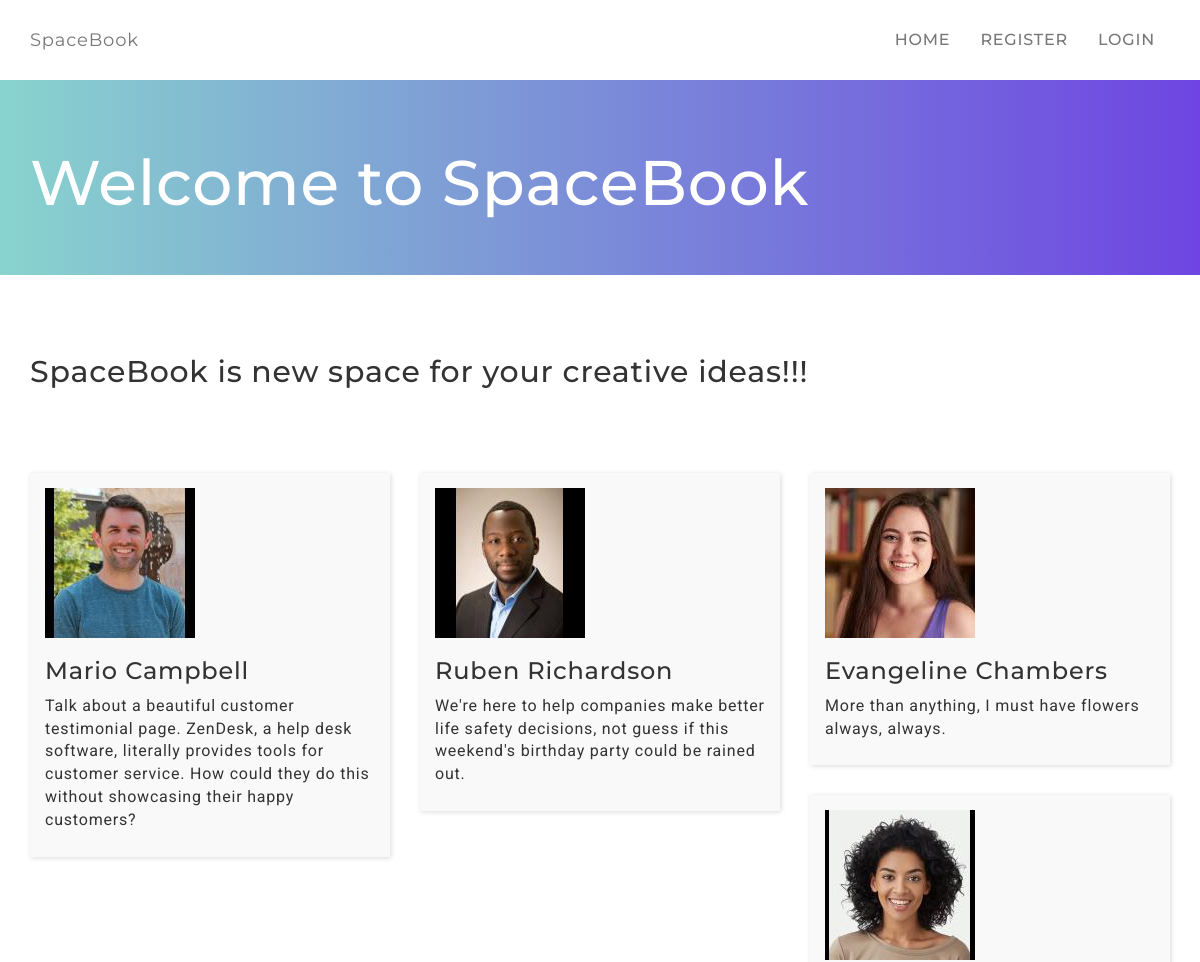
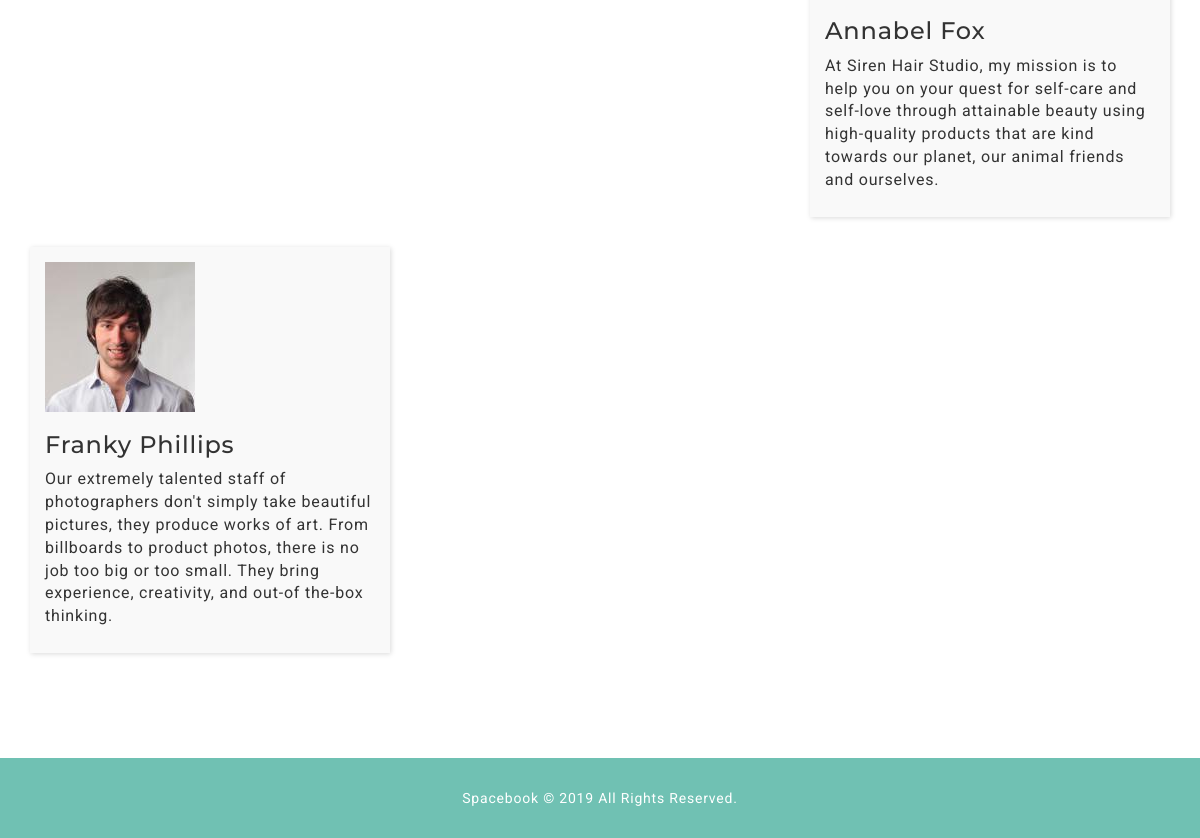
The page / on the database its author committed (2 pictures, top to bottom).
### tables this page shows
CREATE TABLE `users` (
  `id` int(10) NOT NULL,
  `username` varchar(15) NOT NULL,
  `password` char(128) NOT NULL,
  `email` varchar(30) NOT NULL,
  `firstname` varchar(30) NOT NULL,
  `lastname` varchar(30) NOT NULL,
  `personal` varchar(512) NOT NULL,
  `image` varchar(128) NOT NULL,
  `visibility` tinyint(1) NOT NULL,
  `reset` char(128) NOT NULL,
  `admin` int(1) NOT NULL,
  `ban` int(1) NOT NULL
);

### index.php (the view, shortened to what this page needs)
<?php
require_once "config.php";
?>
<!DOCTYPE html>
<html lang="en">
<head>
    <link rel="stylesheet" href="//stackpath.bootstrapcdn.com/bootstrap/3.4.1/css/bootstrap.min.css">
    <link rel="stylesheet" href="css/style.css">
</head>
<body>
<?php include "nav.php" ?>
<div class="jumbotron home">
    <div class="container"><h1>Welcome to SpaceBook</h1></div>
</div>
<section class="introduction">
    <div class="container">
        <div class="row">
            <div class="col-md-12">
                <h2>SpaceBook is new space for your creative ideas!!!</h2>
            </div>
        </div>
    </div>
</section>
<section class="users">
    <div class="container">
        <div class="row">
            <?php
            $query = "SELECT firstname, lastname, personal, image FROM users WHERE visibility = 1 && ban = 0 && admin != 1";
            if ($result = mysqli_query($link, $query)) {
                while ($row = mysqli_fetch_assoc($result)) { ?>
                    <div class="col-md-4 col-sm-6">
                        <div class="wrapper">
                            <?php if ($row["image"]) {
                                echo "<img src='".$row['image']."' class='image-responsive'  alt='Profile image of ". $row["firstname"] . " " . $row["lastname"] ."'/>";
                            } else {
                                echo "<img src='/images/placeholder.jpg' class='image-responsive'/>";
                            } ?>
                            <?php if ($row["firstname"]) {
                                echo "<h3>" . $row["firstname"] . " " . $row["lastname"] . "</h3>";
                            } ?>
                            <?php if ($row["personal"]) {
                                echo "<p>" . $row["personal"] . "</p>";
                            } ?>
                        </div>
                    </div>
                    <?php
                }
            }
            ?>
        </div>
    </div>
</section>
<?php include "footer.php"; ?>
</body>
</html>

### nav.php (shortened to what this page needs)
<?php if (isset($_SESSION["loggedin"]) && $_SESSION["loggedin"] === true && $_SESSION["admin"] === 1) { ?>
    <nav class="navbar navbar-default">
        <div class="container">
            <div class="navbar-header">
                <button type="button" class="navbar-toggle collapsed" data-toggle="collapse" data-target="#navbar" aria-expanded="false" aria-controls="navbar">
                    <span class="sr-only">Toggle navigation</span>
                    <span class="icon-bar"></span>
                    <span class="icon-bar"></span>
                    <span class="icon-bar"></span>
                </button>
                <a class="navbar-brand" href="/">SpaceBook</a>
            </div>
            <div id="navbar" class="navbar-collapse collapse">
                <ul class="nav navbar-nav navbar-right">
                    <li><a href="/">Home</a></li>
                    <li><a href="/administrator/">Users</a></li>
                    <li><a href="/logout/">Logout</a></li>
                </ul>
            </div>
        </div>
    </nav>
<?php } else { ?>
    <nav class="navbar navbar-default">
        <div class="container">
            <div class="navbar-header">
                <a class="navbar-brand" href="/">SpaceBook</a>
            </div>
            <div id="navbar" class="navbar-collapse collapse">
                <ul class="nav navbar-nav navbar-right">
                    <li><a href="/">Home</a></li>
                    <li><a href="/register/">Register</a></li>
                    <li><a href="/login/">Login</a></li>
                </ul>
            </div>
        </div>
    </nav>
<?php } ?>

### footer.php
<footer>
    <div class="container"><p>Spacebook © <?php echo date("Y"); ?> All Rights Reserved.</p></div>
</footer>

### css/style.css (style rules this page uses)
body { font-family: 'Roboto', sans-serif; font-size: 16px; letter-spacing: 0.8px; min-height: 100vh; }
h1, h2, h3, h4 { font-family: 'Montserrat', sans-serif; font-weight: 500; }
a, a:hover { color: #70c1b3; }
nav.navbar { margin-bottom: 0; border-radius: 0; border: 0; background-color: #ffffff; }
.navbar-nav > li > a { padding-top: 30px; padding-bottom: 30px; text-transform: uppercase; font-weight: 500; font-family: 'Montserrat', sans-serif; }
.navbar-default .navbar-brand { font-family: 'Montserrat', sans-serif; }
a.navbar-brand { padding-top: 30px; padding-bottom: 30px; display: table; line-height: 20px; }
.jumbotron { margin-bottom: 60px; color: #fff; background: #159957; background: -webkit-linear-gradient(to right, #155799, #159957); background: linear-gradient(to right, #155799, #159957); }
.jumbotron.home { background: #6e45e2; background: -webkit-linear-gradient(to right, #88d3ce, #6e45e2); background: linear-gradient(to right, #88d3ce, #6e45e2); }
.wrapper { padding: 15px; background: #f9f9f9; margin: 15px 0; box-shadow: rgba(0, 0, 0, 0.15) 1px 1px 5px 0px; }
section.users { padding-top: 60px; }
footer { padding: 30px 0; background: #70c1b3; margin-top: 90px; }
footer p { margin: 0; color: #fff; text-align: center; font-size: 14px; }

### rows shown on the page
users: shows a picture, firstname "Mario", lastname "Campbell", personal "Talk about a beautiful customer testimonial page. ZenDesk, a help desk software, literally provides tools for customer service. How could they do this without showcasing their happy customers?"
users: shows a picture, firstname "Ruben", lastname "Richardson", personal "We're here to help companies make better life safety decisions, not guess if this weekend's birthday party could be rained out."
users: shows a picture, firstname "Evangeline", lastname "Chambers", personal "More than anything, I must have flowers always, always."
users: shows a picture, firstname "Annabel", lastname "Fox", personal "At Siren Hair Studio, my mission is to help you on your quest for self-care and self-love through attainable beauty using high-quality products that are kind towards our planet, our animal friends and ourselves."
users: shows a picture, firstname "Franky", lastname "Phillips", personal "Our extremely talented staff of photographers don't simply take beautiful pictures, they produce works of art. From billboards to product photos, there is no job too big or too small. They bring experience, creativity, and out-of the-box thinking."
